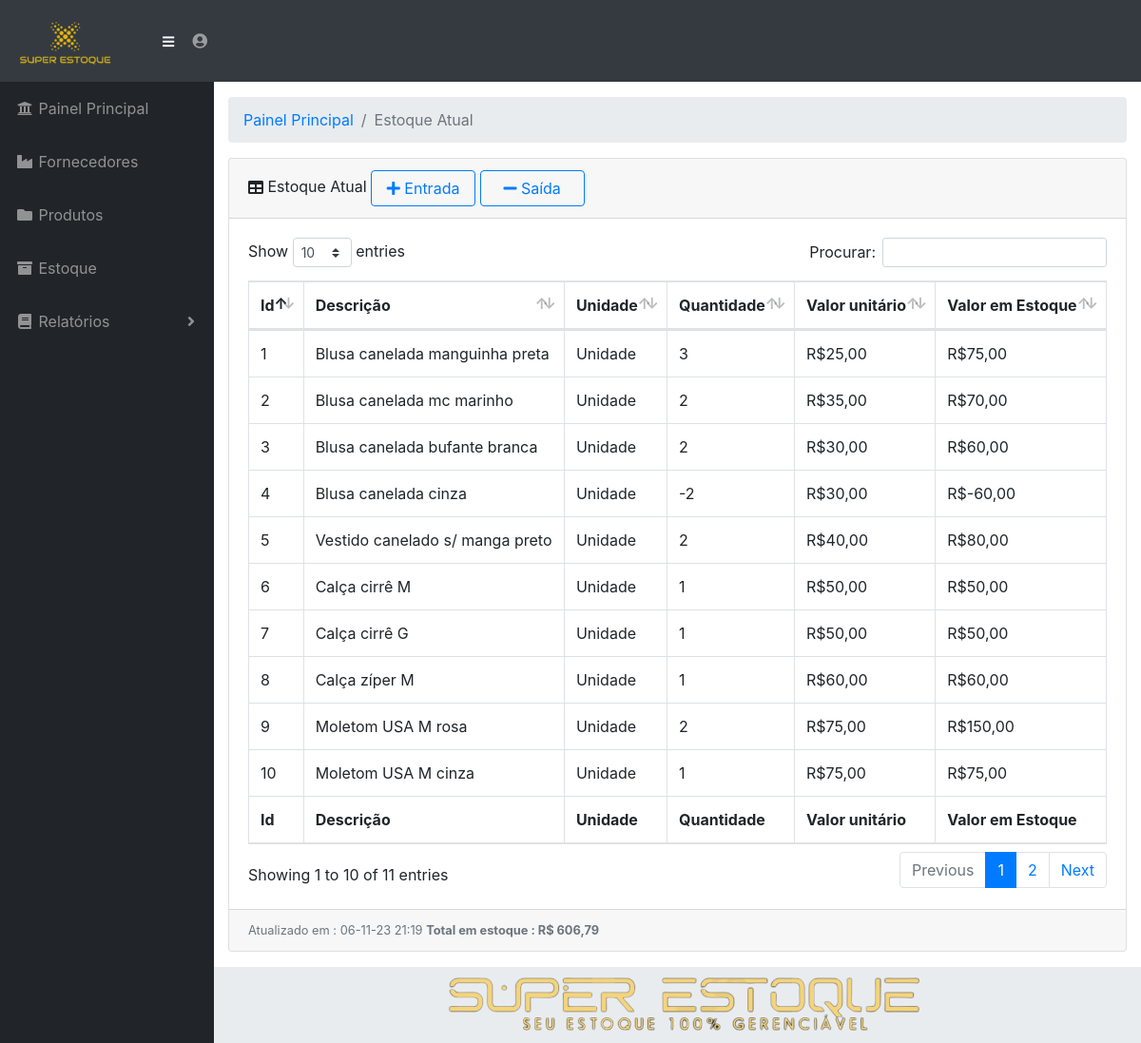
The page /view/lista_estoque.php (signed in) on the database its author committed.
### tables this page shows
CREATE TABLE `produto` (
  `codigo` int(11) NOT NULL,
  `descricao` varchar(100) DEFAULT NULL,
  `quantidade` decimal(10,0) DEFAULT NULL,
  `unidade` varchar(60) DEFAULT NULL,
  `tipo` varchar(60) DEFAULT NULL,
  `fornecedor` varchar(100) NOT NULL,
  `data_cadastro` datetime DEFAULT current_timestamp(),
  `data_alteracao` datetime DEFAULT NULL,
  `responsavel` varchar(60) DEFAULT NULL,
  `valor_unidade` decimal(10,2) DEFAULT NULL
);

### view/lista_estoque.php (the view, shortened to what this page needs)
<?php
require "../dao/conexao.php";
$sql_estoque = "SELECT p.codigo,p.descricao,p.tipo,p.unidade,p.data_cadastro,p.quantidade,p.fornecedor,p.valor_unidade,
f.nome,f.id
FROM produto AS p
INNER JOIN fornecedores as f
ON p.fornecedor=f.id";
$result_estoque = mysqli_query($conexao, $sql_estoque);
$sql_total2 = "SELECT SUM(valor_unidade*quantidade) as total FROM produto";
$result_total2 = mysqli_query($conexao, $sql_total2);
?>
<!DOCTYPE html>
<html lang="en">
<head>
  <link href="../vendor/fontawesome-free/css/all.min.css" rel="stylesheet" type="text/css">
  <link href="../vendor/datatables/dataTables.bootstrap4.css" rel="stylesheet">
  <link href="../css/sb-admin.css" rel="stylesheet">
</head>
<body id="page-top">
  <?php
  include_once "nav.php";
  ?>
  <div id="wrapper">
    <?php
    include_once "menu.php";
    ?>
    <div id="content-wrapper">
      <div class="container-fluid">
        <ol class="breadcrumb">
          <li class="breadcrumb-item">
            <a href="painel.php">Painel Principal</a>
          </li>
          <li class="breadcrumb-item active">Estoque Atual</li>
        </ol>
        <div class="card mb-3">
          <div class="card-header">
            <i class="fas fa-table"></i>
              Estoque Atual
            <button type="button" data-toggle="modal" style="width:110px;" data-target="#modal_entrada" class="btn btn-outline-primary canto"> <i class="fa fa-plus" aria-hidden="true"></i> Entrada</button>
              <button type="button" data-toggle="modal" style="width:110px;;" data-target="#modal_saida" class="btn btn-outline-primary canto"> <i class="fa fa-minus" aria-hidden="true"></i> Saída</button>
              </div>
          <div class="card-body">
            <div class="table-responsive">
              <table class="table table-bordered" id="dataTable" width="100%" cellspacing="0">
                <thead>
                  <tr>
                    <th>Id</th>
                    <th>Descrição</th>
                    <th>Unidade</th>
                    <th>Quantidade</th>
                    <th>Valor unitário</th>
                    <th>Valor em Estoque</th>
                  </tr>
                </thead>
                <tfoot>
                  <tr>
                    <th>Id</th>
                    <th>Descrição</th>
                    <th>Unidade</th>
                    <th>Quantidade</th>
                    <th>Valor unitário</th>
                    <th>Valor em Estoque</th>
                  </tr>
                </tfoot>
                <tbody>
                  <?php while ($dados_estoque = mysqli_fetch_array($result_estoque)) {
                    $valor_estoque = ($dados_estoque['quantidade'] * $dados_estoque['valor_unidade']);
                    $valor_unidade_formatado = number_format($dados_estoque['valor_unidade'], 2, ',', '.');
                    $valor_estoque_formatado = number_format($valor_estoque, 2, ',', '.');
                    echo "<tr>";
                    echo "<td> " . $dados_estoque['codigo'] . "</td>";
                    echo "<td> " . $dados_estoque['descricao'] . "</td>";
                    echo "<td> " . $dados_estoque['unidade'] . "</td>";
                    echo "<td> " . $dados_estoque['quantidade'] . "</td>";
                    echo "<td> " . "R$" . $valor_unidade_formatado . "</td>";
                    echo "<td> " . "R$" . $valor_estoque_formatado . "</td>";
                    echo "</tr>";
                  }
                  ?>
                </tbody>
              </table>
            </div>
          </div>
          <div class="card-footer small text-muted">
            Atualizado em :
            <?php date_default_timezone_set('America/Sao_Paulo');
            $date = date('d-m-y H:i');
            echo $date; ?>
            <?php while ($dados_total2 = mysqli_fetch_array($result_total2)) {
              ?> <strong>Total em estoque : R$ <?php
              $valor_total_formatado2 = number_format($dados_total2['total'], 2, ',', '.');
              echo $valor_total_formatado2; ?></strong>
            <?php
            }
            ?>
          </div>
        </div>
      </div>
    <footer class="sticky-footer">
      <div class="container my-auto">
        <div class="copyright text-center my-auto">
        <img src="superestokee.png" alt="Logo do Projeto" class="img-fluid" />
        </div>
      </div>
    </footer>
  </div>
  </div>
</body>
</html>

### view/nav.php (style rules this page uses)
body { background-image: url('../imagens/superestoque.png' class="img-fluid"); background-size: cover; background-repeat: no-repeat; }

### rows shown on the page
produto: codigo "1", descricao "Blusa canelada manguinha preta", unidade "Unidade", quantidade "3", valor_unidade "25,00", valor_estoque_formatado "75,00"
produto: codigo "2", descricao "Blusa canelada mc marinho", unidade "Unidade", quantidade "2", valor_unidade "35,00", valor_estoque_formatado "70,00"
produto: codigo "3", descricao "Blusa canelada bufante branca", unidade "Unidade", quantidade "2", valor_unidade "30,00", valor_estoque_formatado "60,00"
produto: codigo "4", descricao "Blusa canelada cinza", unidade "Unidade", quantidade "-2", valor_unidade "30,00", valor_estoque_formatado "-60,00"
produto: codigo "5", descricao "Vestido canelado s/ manga preto", unidade "Unidade", quantidade "2", valor_unidade "40,00", valor_estoque_formatado "80,00"
produto: codigo "6", descricao "Calça cirrê M", unidade "Unidade", quantidade "1", valor_unidade "50,00", valor_estoque_formatado "50,00"
produto: codigo "7", descricao "Calça cirrê G", unidade "Unidade", quantidade "1", valor_unidade "50,00", valor_estoque_formatado "50,00"
produto: codigo "8", descricao "Calça zíper M", unidade "Unidade", quantidade "1", valor_unidade "60,00", valor_estoque_formatado "60,00"
produto: codigo "9", descricao "Moletom USA M rosa", unidade "Unidade", quantidade "2", valor_unidade "75,00", valor_estoque_formatado "150,00"
produto: codigo "10", descricao "Moletom USA M cinza", unidade "Unidade", quantidade "1", valor_unidade "75,00", valor_estoque_formatado "75,00"

### other values the page prints
$valor_total_formatado2 "606,79"
